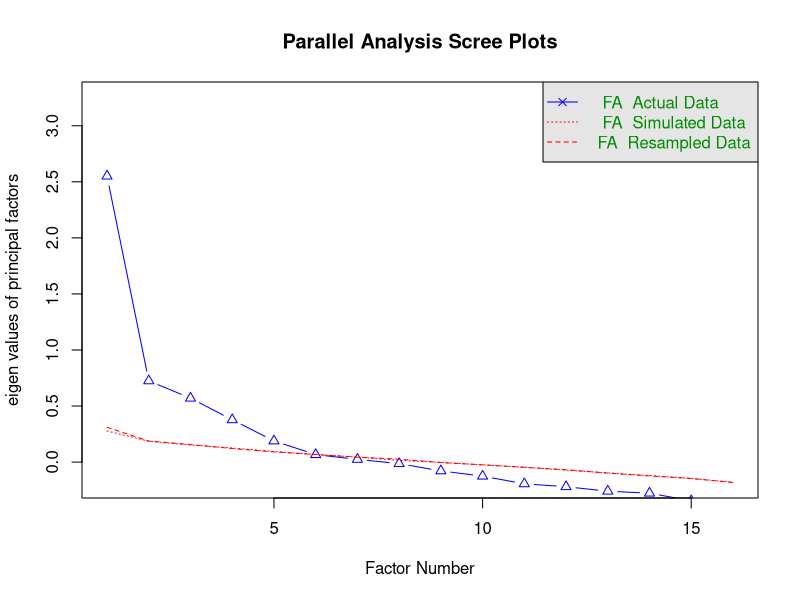
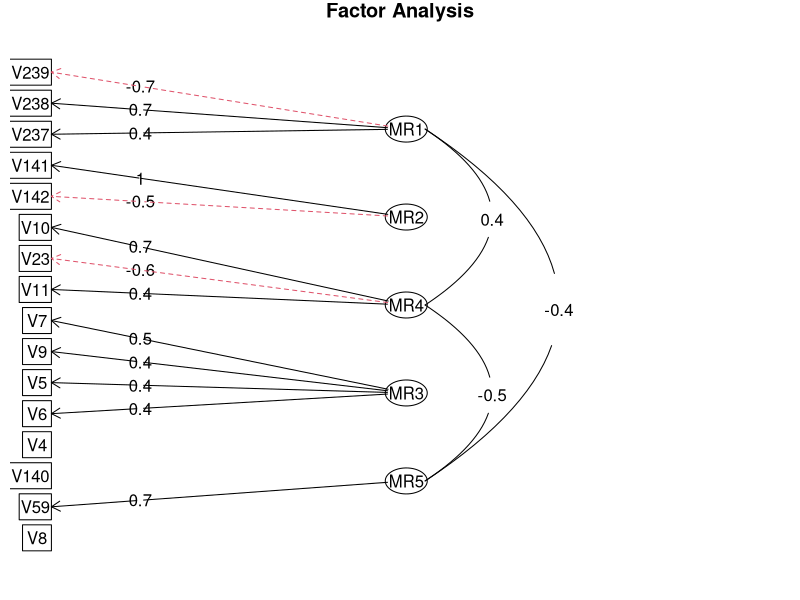
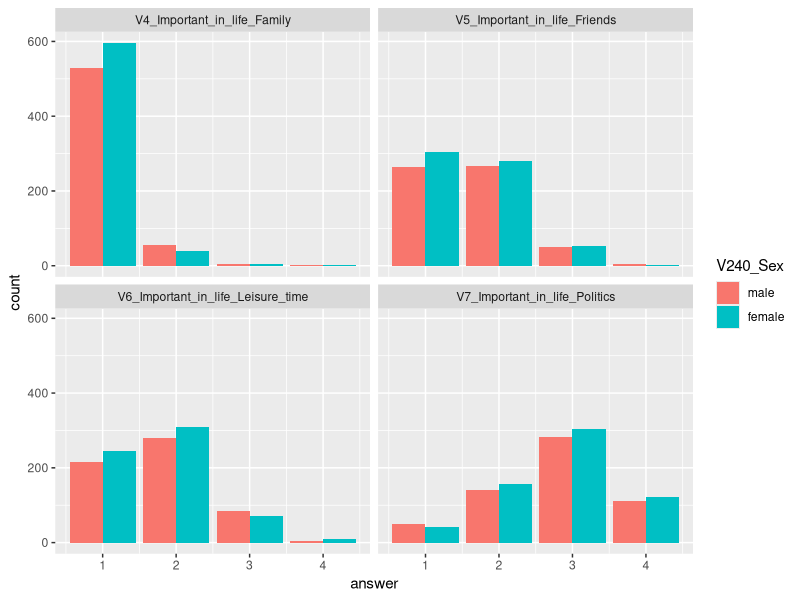

The R source for these figures, in order:
## ---- chunk 1
knitr::opts_chunk$set(echo = TRUE)
library("readxl")
library(tidyverse)
library(GPArotation)
library(psych)
## ---- chunk 2
tw_text<- read_excel("data/F00007687_WV6_Data_Taiwan_2012_Excel_v20180912_text.xlsx")
## ---- chunk 3
tw_num<- read_excel("data/F00007625_WV6_Data_Taiwan_2012_Excel_v20180912_num.xlsx")
## ---- chunk 4
tw_select <- select (tw_num,5:12,24,62,161:163,306:308,309)
## ---- chunk 5
# column name
tw_select_col <- colnames(tw_select)
tw_select_col_copy <- tw_select_col
# split comlumn name 
tw_select_col_code <- str_split_fixed(tw_select_col_copy , ": ", 2)[,1]

# replace column name make it easy to use in filter function
tw_select_col <- str_replace_all(tw_select_col,": ","_")
tw_select_col <- str_replace_all(tw_select_col," ","_")
colnames(tw_select) <- tw_select_col_code

# summary(tw_select)
# Delect wrong data--- response as -1 or -2
tw_select_clean <- tw_select %>%  filter_all(all_vars(.>0))
# summary tw_select_clean to see if still have invalid data
# summary(tw_select_clean)
## ---- chunk 6
# select data for factor analysis
tw_select_fa <- select(tw_select_clean,1:16)

##Correlation matrix
twMatrix <- cor(tw_select_fa)

## Barlett's test 
# cortest.bartlett(tw_select_fa)
# For these data, Bartlett’s test is highly signicant,therefore factor analysis is appropriate.

det(twMatrix)
# This value is greater than the necessary value of 0.00001. As such, our
# determinant does not seem problematic.

# Parallel Analysis
parallel <- fa.parallel(tw_select_fa,fm='minres',fa='fa')


threefactor <- fa(tw_select_fa,nfactors = 3,rotate = "oblimin",fm="minres")
#print(threefactor)

fourfactor <- fa(tw_select_fa,nfactors = 4,rotate =
                     "oblimin",fm="minres")
#print(fourfactor)
#print(fourfactor$loadings,cutoff = 0.3)


fivefactor <- fa(tw_select_fa,nfactors = 5,rotate =
                     "oblimin",fm="minres")
#print(fivefactor)
#print(fivefactor$loadings,cutoff = 0.3)

# The root mean square of residuals (RMSR) is 0.04. This is acceptable as this value should be closer to 0.
# Next we should check RMSEA (root mean square error of approximation) index. Its value, 0.043 shows
# good model fit as it’s below 0.05. Finally, the Tucker-Lewis Index (TLI) is 0.91 – an acceptable value
# considering it’s over 0.9. 


fa.diagram(fivefactor)

#alpha(x=tw_select_fa,check.keys=TRUE)

## ---- chunk 7
tw_select_all <- select(tw_num,5:12,24,62,161:163,306:308,309)

colnames(tw_select_all) <- tw_select_col

# tw_select_all

# colnames(tw_select_all)

##Plot 1 different gender response to V4-V9-significant of Important_in_life

tw_select_all$V240_Sex <- factor(tw_select_all$V240_Sex,levels = c(1,2),labels = c("male","female")) 

testdf <- tw_select_all%>%select(1:4,V240_Sex)%>%
    pivot_longer(cols = 1:4,names_to = "Question",values_to = "answer") %>%
    filter(answer>=0)

ggplot(testdf)+
    aes(x = answer,fill = V240_Sex)+
    geom_bar(position = "dodge")+facet_wrap(as.factor(testdf$Question),ncol = 2)
